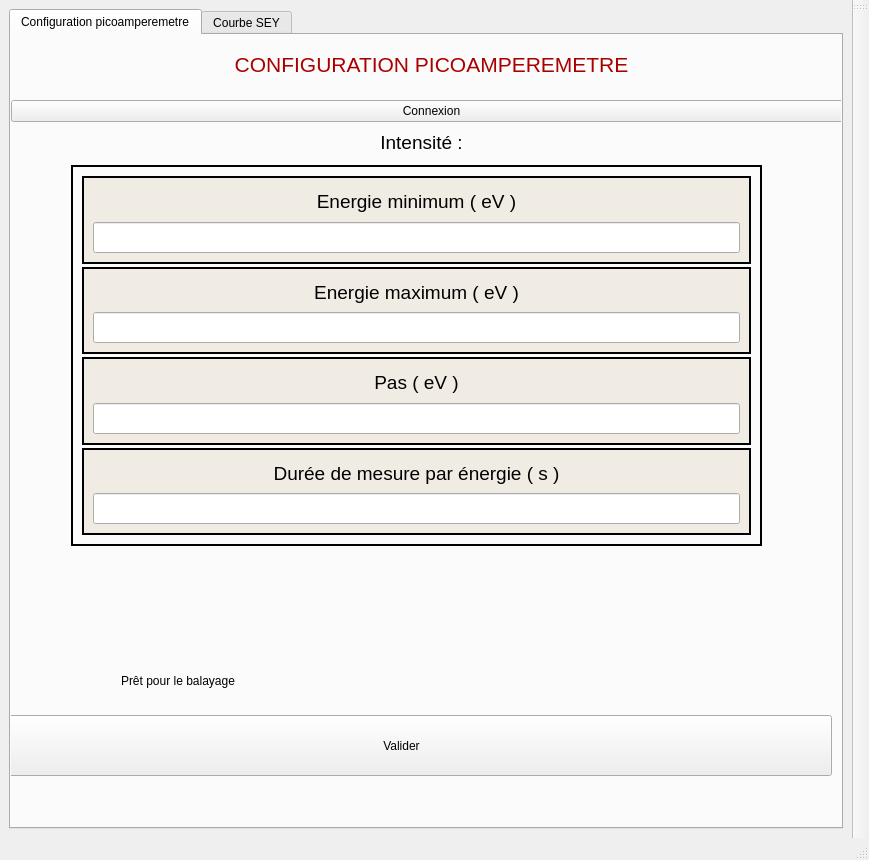
<?xml version="1.0" encoding="UTF-8"?>
<ui version="4.0">
 <class>MainWindow</class>
 <widget class="QMainWindow" name="MainWindow">
  <property name="geometry">
   <rect>
    <x>0</x>
    <y>0</y>
    <width>869</width>
    <height>860</height>
   </rect>
  </property>
  <property name="windowTitle">
   <string>MainWindow</string>
  </property>
  <widget class="QWidget" name="centralwidget">
   <layout class="QHBoxLayout" name="horizontalLayout">
    <item>
     <widget class="QTabWidget" name="tabWidget">
      <property name="enabled">
       <bool>true</bool>
      </property>
      <property name="styleSheet">
       <string notr="true"/>
      </property>
      <property name="currentIndex">
       <number>0</number>
      </property>
      <widget class="QWidget" name="PICO">
       <property name="whatsThis">
        <string>&lt;html&gt;&lt;head/&gt;&lt;body&gt;&lt;p&gt;dd&lt;/p&gt;&lt;/body&gt;&lt;/html&gt;</string>
       </property>
       <attribute name="title">
        <string>Configuration picoamperemetre</string>
       </attribute>
       <widget class="QFrame" name="framePICO1">
        <property name="geometry">
         <rect>
          <x>60</x>
          <y>130</y>
          <width>691</width>
          <height>381</height>
         </rect>
        </property>
        <property name="minimumSize">
         <size>
          <width>16</width>
          <height>196</height>
         </size>
        </property>
        <property name="palette">
         <palette>
          <active/>
          <inactive/>
          <disabled/>
         </palette>
        </property>
        <property name="autoFillBackground">
         <bool>false</bool>
        </property>
        <property name="styleSheet">
         <string notr="true">
border-color: rgb(0, 0, 255);</string>
        </property>
        <property name="frameShape">
         <enum>QFrame::Shape::WinPanel</enum>
        </property>
        <property name="frameShadow">
         <enum>QFrame::Shadow::Plain</enum>
        </property>
        <property name="lineWidth">
         <number>1</number>
        </property>
        <property name="midLineWidth">
         <number>0</number>
        </property>
        <layout class="QVBoxLayout" name="verticalLayout_3">
         <property name="spacing">
          <number>3</number>
         </property>
         <item>
          <widget class="QFrame" name="frameEnergieMininum">
           <property name="palette">
            <palette>
             <active>
              <colorrole role="Base">
               <brush brushstyle="SolidPattern">
                <color alpha="255">
                 <red>255</red>
                 <green>255</green>
                 <blue>255</blue>
                </color>
               </brush>
              </colorrole>
              <colorrole role="Window">
               <brush brushstyle="SolidPattern">
                <color alpha="255">
                 <red>240</red>
                 <green>236</green>
                 <blue>227</blue>
                </color>
               </brush>
              </colorrole>
             </active>
             <inactive>
              <colorrole role="Base">
               <brush brushstyle="SolidPattern">
                <color alpha="255">
                 <red>255</red>
                 <green>255</green>
                 <blue>255</blue>
                </color>
               </brush>
              </colorrole>
              <colorrole role="Window">
               <brush brushstyle="SolidPattern">
                <color alpha="255">
                 <red>240</red>
                 <green>236</green>
                 <blue>227</blue>
                </color>
               </brush>
              </colorrole>
             </inactive>
             <disabled>
              <colorrole role="Base">
               <brush brushstyle="SolidPattern">
                <color alpha="255">
                 <red>240</red>
                 <green>236</green>
                 <blue>227</blue>
                </color>
               </brush>
              </colorrole>
              <colorrole role="Window">
               <brush brushstyle="SolidPattern">
                <color alpha="255">
                 <red>240</red>
                 <green>236</green>
                 <blue>227</blue>
                </color>
               </brush>
              </colorrole>
             </disabled>
            </palette>
           </property>
           <property name="autoFillBackground">
            <bool>true</bool>
           </property>
           <property name="frameShape">
            <enum>QFrame::Shape::WinPanel</enum>
           </property>
           <property name="frameShadow">
            <enum>QFrame::Shadow::Plain</enum>
           </property>
           <property name="lineWidth">
            <number>1</number>
           </property>
           <layout class="QGridLayout" name="_12">
            <property name="spacing">
             <number>6</number>
            </property>
            <item row="0" column="0">
             <widget class="QLabel" name="labelEnergieMinimum">
              <property name="font">
               <font>
                <pointsize>14</pointsize>
                <bold>false</bold>
                <strikeout>false</strikeout>
                <kerning>false</kerning>
               </font>
              </property>
              <property name="text">
               <string>Energie minimum ( eV )</string>
              </property>
              <property name="alignment">
               <set>Qt::AlignmentFlag::AlignCenter</set>
              </property>
             </widget>
            </item>
            <item row="1" column="0">
             <widget class="QLineEdit" name="lineEditEnergieMinimum">
              <property name="font">
               <font>
                <pointsize>14</pointsize>
                <bold>true</bold>
                <strikeout>false</strikeout>
                <kerning>false</kerning>
               </font>
              </property>
             </widget>
            </item>
           </layout>
          </widget>
         </item>
         <item>
          <widget class="QFrame" name="frameEnergieMaximum">
           <property name="palette">
            <palette>
             <active>
              <colorrole role="Base">
               <brush brushstyle="SolidPattern">
                <color alpha="255">
                 <red>255</red>
                 <green>255</green>
                 <blue>255</blue>
                </color>
               </brush>
              </colorrole>
              <colorrole role="Window">
               <brush brushstyle="SolidPattern">
                <color alpha="255">
                 <red>240</red>
                 <green>236</green>
                 <blue>227</blue>
                </color>
               </brush>
              </colorrole>
             </active>
             <inactive>
              <colorrole role="Base">
               <brush brushstyle="SolidPattern">
                <color alpha="255">
                 <red>255</red>
                 <green>255</green>
                 <blue>255</blue>
                </color>
               </brush>
              </colorrole>
              <colorrole role="Window">
               <brush brushstyle="SolidPattern">
                <color alpha="255">
                 <red>240</red>
                 <green>236</green>
                 <blue>227</blue>
                </color>
               </brush>
              </colorrole>
             </inactive>
             <disabled>
              <colorrole role="Base">
               <brush brushstyle="SolidPattern">
                <color alpha="255">
                 <red>240</red>
                 <green>236</green>
                 <blue>227</blue>
                </color>
               </brush>
              </colorrole>
              <colorrole role="Window">
               <brush brushstyle="SolidPattern">
                <color alpha="255">
                 <red>240</red>
                 <green>236</green>
                 <blue>227</blue>
                </color>
               </brush>
              </colorrole>
             </disabled>
            </palette>
           </property>
           <property name="autoFillBackground">
            <bool>true</bool>
           </property>
           <property name="frameShape">
            <enum>QFrame::Shape::WinPanel</enum>
           </property>
           <property name="frameShadow">
            <enum>QFrame::Shadow::Plain</enum>
           </property>
           <property name="lineWidth">
            <number>1</number>
           </property>
           <layout class="QGridLayout" name="_13">
            <property name="spacing">
             <number>6</number>
            </property>
            <item row="1" column="0">
             <widget class="QLineEdit" name="lineEditEnergieMaximum">
              <property name="font">
               <font>
                <pointsize>14</pointsize>
                <bold>true</bold>
                <strikeout>false</strikeout>
                <kerning>false</kerning>
               </font>
              </property>
             </widget>
            </item>
            <item row="0" column="0">
             <widget class="QLabel" name="labelEnergieMaximum">
              <property name="font">
               <font>
                <pointsize>14</pointsize>
                <bold>false</bold>
                <strikeout>false</strikeout>
                <kerning>false</kerning>
               </font>
              </property>
              <property name="text">
               <string>Energie maximum ( eV )</string>
              </property>
              <property name="alignment">
               <set>Qt::AlignmentFlag::AlignCenter</set>
              </property>
             </widget>
            </item>
           </layout>
          </widget>
         </item>
         <item>
          <widget class="QFrame" name="framePas">
           <property name="palette">
            <palette>
             <active>
              <colorrole role="Base">
               <brush brushstyle="SolidPattern">
                <color alpha="255">
                 <red>255</red>
                 <green>255</green>
                 <blue>255</blue>
                </color>
               </brush>
              </colorrole>
              <colorrole role="Window">
               <brush brushstyle="SolidPattern">
                <color alpha="255">
                 <red>240</red>
                 <green>236</green>
                 <blue>227</blue>
                </color>
               </brush>
              </colorrole>
             </active>
             <inactive>
              <colorrole role="Base">
               <brush brushstyle="SolidPattern">
                <color alpha="255">
                 <red>255</red>
                 <green>255</green>
                 <blue>255</blue>
                </color>
               </brush>
              </colorrole>
              <colorrole role="Window">
               <brush brushstyle="SolidPattern">
                <color alpha="255">
                 <red>240</red>
                 <green>236</green>
                 <blue>227</blue>
                </color>
               </brush>
              </colorrole>
             </inactive>
             <disabled>
              <colorrole role="Base">
               <brush brushstyle="SolidPattern">
                <color alpha="255">
                 <red>240</red>
                 <green>236</green>
                 <blue>227</blue>
                </color>
               </brush>
              </colorrole>
              <colorrole role="Window">
               <brush brushstyle="SolidPattern">
                <color alpha="255">
                 <red>240</red>
                 <green>236</green>
                 <blue>227</blue>
                </color>
               </brush>
              </colorrole>
             </disabled>
            </palette>
           </property>
           <property name="autoFillBackground">
            <bool>true</bool>
           </property>
           <property name="frameShape">
            <enum>QFrame::Shape::WinPanel</enum>
           </property>
           <property name="frameShadow">
            <enum>QFrame::Shadow::Plain</enum>
           </property>
           <property name="lineWidth">
            <number>1</number>
           </property>
           <layout class="QGridLayout" name="_14">
            <property name="spacing">
             <number>6</number>
            </property>
            <item row="1" column="0">
             <widget class="QLineEdit" name="lineEditPas">
              <property name="font">
               <font>
                <pointsize>14</pointsize>
                <bold>true</bold>
                <strikeout>false</strikeout>
                <kerning>false</kerning>
               </font>
              </property>
             </widget>
            </item>
            <item row="0" column="0">
             <widget class="QLabel" name="labelPas">
              <property name="font">
               <font>
                <pointsize>14</pointsize>
                <bold>false</bold>
                <strikeout>false</strikeout>
                <kerning>false</kerning>
               </font>
              </property>
              <property name="mouseTracking">
               <bool>false</bool>
              </property>
              <property name="text">
               <string>Pas ( eV )</string>
              </property>
              <property name="alignment">
               <set>Qt::AlignmentFlag::AlignCenter</set>
              </property>
             </widget>
            </item>
           </layout>
          </widget>
         </item>
         <item>
          <widget class="QFrame" name="frameDuree">
           <property name="palette">
            <palette>
             <active>
              <colorrole role="Base">
               <brush brushstyle="SolidPattern">
                <color alpha="255">
                 <red>255</red>
                 <green>255</green>
                 <blue>255</blue>
                </color>
               </brush>
              </colorrole>
              <colorrole role="Window">
               <brush brushstyle="SolidPattern">
                <color alpha="255">
                 <red>240</red>
                 <green>236</green>
                 <blue>227</blue>
                </color>
               </brush>
              </colorrole>
             </active>
             <inactive>
              <colorrole role="Base">
               <brush brushstyle="SolidPattern">
                <color alpha="255">
                 <red>255</red>
                 <green>255</green>
                 <blue>255</blue>
                </color>
               </brush>
              </colorrole>
              <colorrole role="Window">
               <brush brushstyle="SolidPattern">
                <color alpha="255">
                 <red>240</red>
                 <green>236</green>
                 <blue>227</blue>
                </color>
               </brush>
              </colorrole>
             </inactive>
             <disabled>
              <colorrole role="Base">
               <brush brushstyle="SolidPattern">
                <color alpha="255">
                 <red>240</red>
                 <green>236</green>
                 <blue>227</blue>
                </color>
               </brush>
              </colorrole>
              <colorrole role="Window">
               <brush brushstyle="SolidPattern">
                <color alpha="255">
                 <red>240</red>
                 <green>236</green>
                 <blue>227</blue>
                </color>
               </brush>
              </colorrole>
             </disabled>
            </palette>
           </property>
           <property name="autoFillBackground">
            <bool>true</bool>
           </property>
           <property name="frameShape">
            <enum>QFrame::Shape::WinPanel</enum>
           </property>
           <property name="frameShadow">
            <enum>QFrame::Shadow::Plain</enum>
           </property>
           <property name="lineWidth">
            <number>1</number>
           </property>
           <layout class="QGridLayout" name="_15">
            <property name="spacing">
             <number>6</number>
            </property>
            <item row="2" column="0">
             <widget class="QLineEdit" name="lineEditDuree">
              <property name="font">
               <font>
                <pointsize>14</pointsize>
                <bold>true</bold>
                <strikeout>false</strikeout>
                <kerning>false</kerning>
               </font>
              </property>
             </widget>
            </item>
            <item row="1" column="0">
             <widget class="QLabel" name="labelDuree">
              <property name="font">
               <font>
                <pointsize>14</pointsize>
                <bold>false</bold>
                <strikeout>false</strikeout>
                <kerning>false</kerning>
               </font>
              </property>
              <property name="text">
               <string>Durée de mesure par énergie ( s )</string>
              </property>
              <property name="alignment">
               <set>Qt::AlignmentFlag::AlignCenter</set>
              </property>
             </widget>
            </item>
           </layout>
          </widget>
         </item>
        </layout>
       </widget>
       <widget class="QPushButton" name="ValidatePushButtonPICO">
        <property name="geometry">
         <rect>
          <x>-40</x>
          <y>680</y>
          <width>861</width>
          <height>61</height>
         </rect>
        </property>
        <property name="styleSheet">
         <string notr="true">font: 15pt &quot;Segoe UI&quot;;</string>
        </property>
        <property name="text">
         <string>Valider</string>
        </property>
       </widget>
       <widget class="QWidget" name="verticalLayoutWidget_2">
        <property name="geometry">
         <rect>
          <x>0</x>
          <y>0</y>
          <width>841</width>
          <height>87</height>
         </rect>
        </property>
        <layout class="QVBoxLayout" name="HeaderPICO">
         <item>
          <widget class="QLabel" name="titrePICO">
           <property name="styleSheet">
            <string notr="true">color: rgb(170, 0, 0);
border-color: rgb(0, 0, 255);</string>
           </property>
           <property name="text">
            <string>&lt;html&gt;&lt;head/&gt;&lt;body&gt;&lt;p align=&quot;center&quot;&gt;&lt;span style=&quot; font-size:16pt;&quot;&gt;CONFIGURATION PICOAMPEREMETRE&lt;/span&gt;&lt;/p&gt;&lt;/body&gt;&lt;/html&gt;</string>
           </property>
          </widget>
         </item>
         <item>
          <widget class="QPushButton" name="pushButtonConnexion">
           <property name="styleSheet">
            <string notr="true">font: 15pt &quot;Segoe UI&quot;;</string>
           </property>
           <property name="text">
            <string>Connexion</string>
           </property>
          </widget>
         </item>
        </layout>
       </widget>
       <widget class="QLabel" name="labelIntensite_2">
        <property name="geometry">
         <rect>
          <x>70</x>
          <y>90</y>
          <width>681</width>
          <height>35</height>
         </rect>
        </property>
        <property name="font">
         <font>
          <pointsize>14</pointsize>
          <bold>false</bold>
          <strikeout>false</strikeout>
          <kerning>false</kerning>
         </font>
        </property>
        <property name="text">
         <string>Intensité :</string>
        </property>
        <property name="alignment">
         <set>Qt::AlignmentFlag::AlignCenter</set>
        </property>
       </widget>
       <widget class="QLabel" name="labelInformationBalayage">
        <property name="geometry">
         <rect>
          <x>110</x>
          <y>620</y>
          <width>671</width>
          <height>51</height>
         </rect>
        </property>
        <property name="styleSheet">
         <string notr="true">font: 16pt &quot;Segoe UI&quot;;</string>
        </property>
        <property name="text">
         <string>Prêt pour le balayage</string>
        </property>
       </widget>
      </widget>
      <widget class="QCustomPlot" name="customPlot">
       <attribute name="title">
        <string>Courbe SEY</string>
       </attribute>
      </widget>
     </widget>
    </item>
   </layout>
  </widget>
  <widget class="QMenuBar" name="menubar">
   <property name="geometry">
    <rect>
     <x>0</x>
     <y>0</y>
     <width>869</width>
     <height>26</height>
    </rect>
   </property>
  </widget>
  <widget class="QToolBar" name="toolBar">
   <property name="windowTitle">
    <string>toolBar</string>
   </property>
   <attribute name="toolBarArea">
    <enum>RightToolBarArea</enum>
   </attribute>
   <attribute name="toolBarBreak">
    <bool>false</bool>
   </attribute>
  </widget>
  <widget class="QStatusBar" name="statusbar"/>
 </widget>
 <customwidgets>
  <customwidget>
   <class>QCustomPlot</class>
   <extends>QWidget</extends>
   <header location="global">qcustomplot.h</header>
   <container>1</container>
  </customwidget>
 </customwidgets>
 <resources/>
 <connections/>
</ui>
